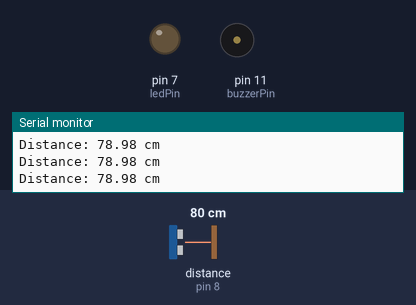
A sketch run on a simulated Arduino Uno, built with avr-gcc and run on an emulated ATmega328P. Shown: output pins drawn as LEDs (lit = HIGH), buzzer (waves = sounding, pin HIGH), the last lines printed to the serial monitor. Wiring (inferred from the names in the program): ultrasonic range finder: trigger pin 9; echo pin 8. The inputs (shaded band) are chosen by the test bench; at power-on: distance to the obstacle (sensor on pin 8) 80 cm. The echo pulse lasts 58.3 µs per cm; pins used as bus, display or sensor lines are not drawn.

Above: at 1.3 s.
1.4 s: distance to the obstacle (sensor on pin 8) set to 53 cm
3.2 s: distance to the obstacle (sensor on pin 8) set to 46 cm
At 4.08 s:
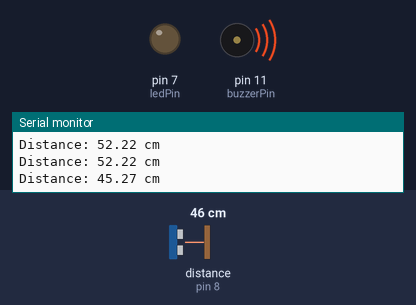
6.2 s: distance to the obstacle (sensor on pin 8) set to 34 cm
8.7 s: distance to the obstacle (sensor on pin 8) set to 28 cm
At 11.5 s:
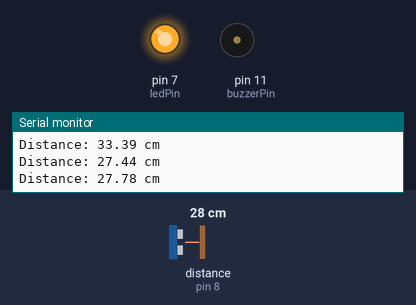
11.7 s: distance to the obstacle (sensor on pin 8) set to 35 cm
At 13.5 s:
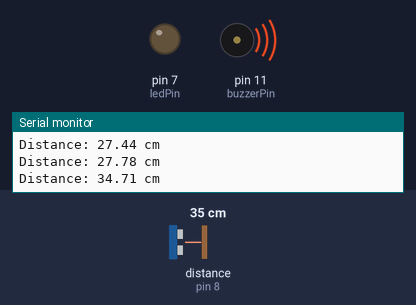
14.7 s: distance to the obstacle (sensor on pin 8) set to 2 cm
At 16.71 s:
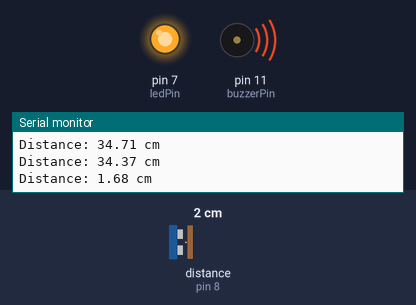
Timing chart, 0 to 18.7 s (numbered marks = the images above; inputs shaded):
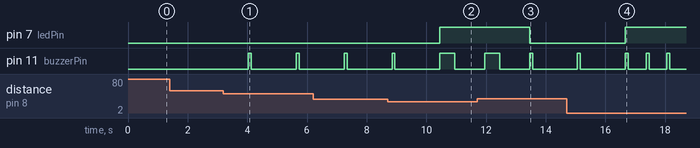

Measured:
- the behaviour switches between 51 and 50 cm on distance to the obstacle (sensor on pin 8) (found by bisection; images 0 and 1)
- the behaviour switches between 31 and 30 cm on distance to the obstacle (sensor on pin 8) (found by bisection; images 1 and 2)
- after the input at 3.2 s, pin 11 (buzzerPin): alternates HIGH for 0.10 s and LOW for 1.5 s, starting after 0.84 s
- after the input at 8.7 s, pin 7 (ledPin): LOW → HIGH after 1.8 s
- after the input at 11.7 s, pin 7 (ledPin): HIGH → LOW after 1.8 s
- after the input at 14.7 s, pin 7 (ledPin): LOW → HIGH after 2.0 s

The sketch:

ultrasonic_buzzer_led.ino
```cpp
int trigPin = 9;
int echoPin = 8;
int ledPin = 7;
int buzzerPin=11;
float time, distance;

void setup()
{
  Serial.begin(9600);
  pinMode(trigPin, OUTPUT);
  pinMode(echoPin, INPUT);
  pinMode(ledPin, OUTPUT);
  pinMode(buzzerPin, OUTPUT);
}

void loop()
{
  digitalWrite(trigPin,HIGH);
  delayMicroseconds(10);
  digitalWrite(trigPin,LOW);

  time = pulseIn(echoPin, HIGH);
  distance = (0.034 * time) / 2;

  Serial.print("Distance: ");
  Serial.print(distance);
  Serial.println(" cm");
  delay(500);

  if (distance < 30)
  {
    digitalWrite(ledPin, HIGH);   // LED ON
  }
   else
  {
    digitalWrite(ledPin, LOW);    // LED OFF
  }

 // buzzer sound variations
 if (distance < 10)
{
  digitalWrite(buzzerPin, HIGH);
  delay(100);
  digitalWrite(buzzerPin, LOW);
  delay(100);
}
else if (distance < 20)
{
  digitalWrite(buzzerPin, HIGH);
  delay(200);
  digitalWrite(buzzerPin, LOW);
  delay(200);
}
else if (distance < 30)
{
  digitalWrite(buzzerPin, HIGH);
  delay(500);
  digitalWrite(buzzerPin, LOW);
  delay(500);
}
else if (distance < 50)
{
  digitalWrite(buzzerPin, HIGH);
  delay(100);
  digitalWrite(buzzerPin, LOW);
  delay(1000);
}
else
{
  digitalWrite(buzzerPin, LOW);
}
}
```
